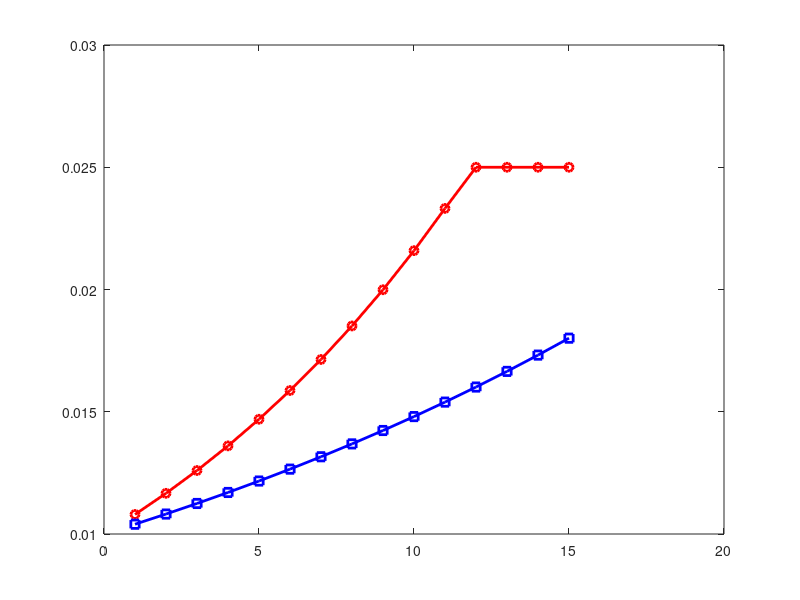

Reproduce this figure in MATLAB. (Note: this script raises an error after producing the figure.)
%%%%%%%%%%%%%%%%%%%%%%%%%%%%%%%%%%%%%%%%%%%%%%%%%%%%%%%%%%%%
%           STEP SIZE GROWTH RATE COMPARISON              %
%    Comparing 1.08 vs 1.04 growth rates over iterations %
%%%%%%%%%%%%%%%%%%%%%%%%%%%%%%%%%%%%%%%%%%%%%%%%%%%%%%%%%%%%

clear; close all; clc;

fprintf('=========================================================\n');
fprintf('      STEP SIZE GROWTH RATE COMPARISON\n');
fprintf('=========================================================\n');

% Parameters
mv_init = 0.01;
mv_max = 0.05;
warmup_iterations = 15;
iterations = 1:warmup_iterations;

% Growth rates
old_rate = 1.08;  % Original rate
new_rate = 1.04;  % New reduced rate

% Calculate step sizes
old_steps = mv_init * (old_rate .^ iterations);
new_steps = mv_init * (new_rate .^ iterations);

% Apply cap at mv_max * 0.5
cap = mv_max * 0.5;
old_steps_capped = min(old_steps, cap);
new_steps_capped = min(new_steps, cap);

% Display comparison table
fprintf('Iteration | Old Rate (1.08) | New Rate (1.04) | Difference\n');
fprintf('----------|------------------|------------------|----------\n');
for i = 1:warmup_iterations
    diff_percent = (old_steps_capped(i) - new_steps_capped(i)) / old_steps_capped(i) * 100;
    fprintf('%9d | %15.4f | %15.4f | %7.1f%%\n', ...
        i, old_steps_capped(i), new_steps_capped(i), diff_percent);
end

% Summary statistics
fprintf('\n=========================================================\n');
fprintf('SUMMARY:\n');
fprintf('Final step size (iteration 15):\n');
fprintf('  Old rate (1.08): %.4f\n', old_steps_capped(end));
fprintf('  New rate (1.04): %.4f\n', new_steps_capped(end));
fprintf('  Reduction: %.1f%%\n', (old_steps_capped(end) - new_steps_capped(end)) / old_steps_capped(end) * 100);

fprintf('\nAverage step size over warmup:\n');
fprintf('  Old rate (1.08): %.4f\n', mean(old_steps_capped));
fprintf('  New rate (1.04): %.4f\n', mean(new_steps_capped));
fprintf('  Reduction: %.1f%%\n', (mean(old_steps_capped) - mean(new_steps_capped)) / mean(old_steps_capped) * 100);

fprintf('\nMaximum step size reached:\n');
fprintf('  Old rate (1.08): %.4f (iteration %d)\n', max(old_steps_capped), find(old_steps_capped == max(old_steps_capped), 1));
fprintf('  New rate (1.04): %.4f (iteration %d)\n', max(new_steps_capped), find(new_steps_capped == max(new_steps_capped), 1));

% Plot comparison
figure('Position', [100, 100, 800, 500]);
plot(iterations, old_steps_capped, 'r-o', 'LineWidth', 2, 'MarkerSize', 6, 'DisplayName', 'Old Rate (1.08)');
hold on;
plot(iterations, new_steps_capped, 'b-s', 'LineWidth', 2, 'MarkerSize', 6, 'DisplayName', 'New Rate (1.04)');
yline(cap, 'k--', 'LineWidth', 1.5, 'DisplayName', 'Cap (mv\_max * 0.5)');

xlabel('Iteration');
ylabel('Move Limit (Step Size)');
title('Step Size Growth Rate Comparison');
legend('Location', 'southeast');
grid on;

% Annotate key points
text(8, old_steps_capped(8) + 0.002, sprintf('%.4f', old_steps_capped(8)), 'Color', 'red', 'FontWeight', 'bold');
text(8, new_steps_capped(8) - 0.002, sprintf('%.4f', new_steps_capped(8)), 'Color', 'blue', 'FontWeight', 'bold');

fprintf('\n=========================================================\n');
fprintf('BENEFITS OF REDUCED GROWTH RATE:\n');
fprintf('✓ More gradual step size increase\n');
fprintf('✓ Better stability in early iterations\n');
fprintf('✓ Reduced risk of oscillations\n');
fprintf('✓ More predictable convergence behavior\n');
fprintf('=========================================================\n'); 